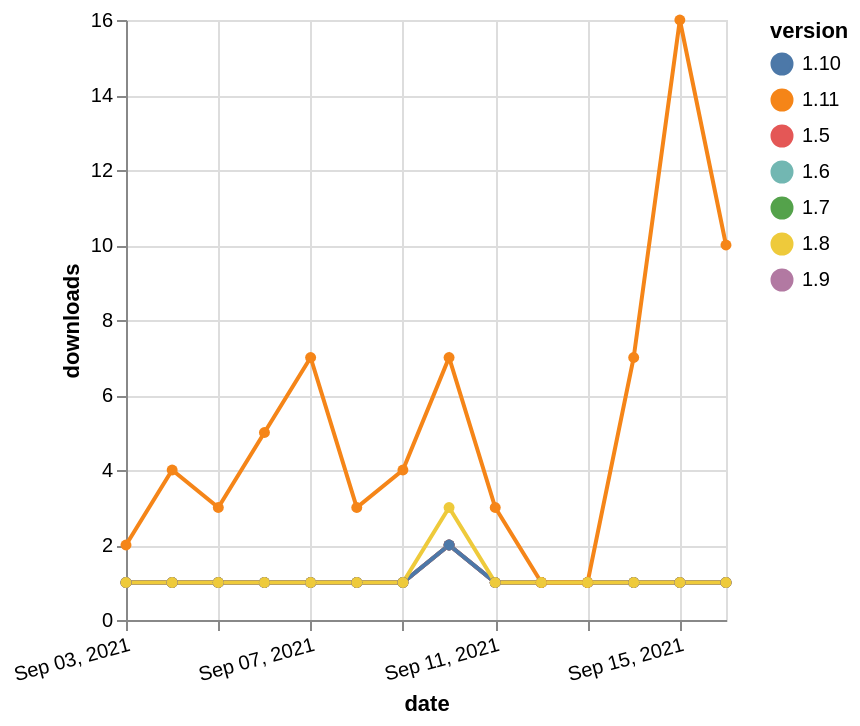

Write the Vega-Lite specification saved for this chart.
### Vega-Lite specification from a JSON file in a GitHub repository (floating-point values rounded to 4 significant figures)
{"$schema": "https://vega.github.io/schema/vega-lite/v5.json", "description": "A simple bar chart with embedded data.", "data": {"values": [{"date": "2021-09-03", "total": 916, "delta": 1, "version": "1.6"}, {"date": "2021-09-04", "total": 917, "delta": 1, "version": "1.6"}, {"date": "2021-09-05", "total": 918, "delta": 1, "version": "1.6"}, {"date": "2021-09-06", "total": 919, "delta": 1, "version": "1.6"}, {"date": "2021-09-07", "total": 920, "delta": 1, "version": "1.6"}, {"date": "2021-09-08", "total": 921, "delta": 1, "version": "1.6"}, {"date": "2021-09-09", "total": 922, "delta": 1, "version": "1.6"}, {"date": "2021-09-10", "total": 924, "delta": 2, "version": "1.6"}, {"date": "2021-09-11", "total": 925, "delta": 1, "version": "1.6"}, {"date": "2021-09-12", "total": 926, "delta": 1, "version": "1.6"}, {"date": "2021-09-13", "total": 927, "delta": 1, "version": "1.6"}, {"date": "2021-09-14", "total": 928, "delta": 1, "version": "1.6"}, {"date": "2021-09-15", "total": 929, "delta": 1, "version": "1.6"}, {"date": "2021-09-16", "total": 930, "delta": 1, "version": "1.6"}, {"date": "2021-09-03", "total": 1020, "delta": 1, "version": "1.7"}, {"date": "2021-09-04", "total": 1021, "delta": 1, "version": "1.7"}, {"date": "2021-09-05", "total": 1022, "delta": 1, "version": "1.7"}, {"date": "2021-09-06", "total": 1023, "delta": 1, "version": "1.7"}, {"date": "2021-09-07", "total": 1024, "delta": 1, "version": "1.7"}, {"date": "2021-09-08", "total": 1025, "delta": 1, "version": "1.7"}, {"date": "2021-09-09", "total": 1026, "delta": 1, "version": "1.7"}, {"date": "2021-09-10", "total": 1028, "delta": 2, "version": "1.7"}, {"date": "2021-09-11", "total": 1029, "delta": 1, "version": "1.7"}, {"date": "2021-09-12", "total": 1030, "delta": 1, "version": "1.7"}, {"date": "2021-09-13", "total": 1031, "delta": 1, "version": "1.7"}, {"date": "2021-09-14", "total": 1032, "delta": 1, "version": "1.7"}, {"date": "2021-09-15", "total": 1033, "delta": 1, "version": "1.7"}, {"date": "2021-09-16", "total": 1034, "delta": 1, "version": "1.7"}, {"date": "2021-09-03", "total": 253, "delta": 1, "version": "1.9"}, {"date": "2021-09-04", "total": 254, "delta": 1, "version": "1.9"}, {"date": "2021-09-05", "total": 255, "delta": 1, "version": "1.9"}, {"date": "2021-09-06", "total": 256, "delta": 1, "version": "1.9"}, {"date": "2021-09-07", "total": 257, "delta": 1, "version": "1.9"}, {"date": "2021-09-08", "total": 258, "delta": 1, "version": "1.9"}, {"date": "2021-09-09", "total": 259, "delta": 1, "version": "1.9"}, {"date": "2021-09-10", "total": 261, "delta": 2, "version": "1.9"}, {"date": "2021-09-11", "total": 262, "delta": 1, "version": "1.9"}, {"date": "2021-09-12", "total": 263, "delta": 1, "version": "1.9"}, {"date": "2021-09-13", "total": 264, "delta": 1, "version": "1.9"}, {"date": "2021-09-14", "total": 265, "delta": 1, "version": "1.9"}, {"date": "2021-09-15", "total": 266, "delta": 1, "version": "1.9"}, {"date": "2021-09-16", "total": 267, "delta": 1, "version": "1.9"}, {"date": "2021-09-03", "total": 1369, "delta": 1, "version": "1.5"}, {"date": "2021-09-04", "total": 1370, "delta": 1, "version": "1.5"}, {"date": "2021-09-05", "total": 1371, "delta": 1, "version": "1.5"}, {"date": "2021-09-06", "total": 1372, "delta": 1, "version": "1.5"}, {"date": "2021-09-07", "total": 1373, "delta": 1, "version": "1.5"}, {"date": "2021-09-08", "total": 1374, "delta": 1, "version": "1.5"}, {"date": "2021-09-09", "total": 1375, "delta": 1, "version": "1.5"}, {"date": "2021-09-10", "total": 1377, "delta": 2, "version": "1.5"}, {"date": "2021-09-11", "total": 1378, "delta": 1, "version": "1.5"}, {"date": "2021-09-12", "total": 1379, "delta": 1, "version": "1.5"}, {"date": "2021-09-13", "total": 1380, "delta": 1, "version": "1.5"}, {"date": "2021-09-14", "total": 1381, "delta": 1, "version": "1.5"}, {"date": "2021-09-15", "total": 1382, "delta": 1, "version": "1.5"}, {"date": "2021-09-16", "total": 1383, "delta": 1, "version": "1.5"}, {"date": "2021-09-03", "total": 223, "delta": 1, "version": "1.10"}, {"date": "2021-09-04", "total": 224, "delta": 1, "version": "1.10"}, {"date": "2021-09-05", "total": 225, "delta": 1, "version": "1.10"}, {"date": "2021-09-06", "total": 226, "delta": 1, "version": "1.10"}, {"date": "2021-09-07", "total": 227, "delta": 1, "version": "1.10"}, {"date": "2021-09-08", "total": 228, "delta": 1, "version": "1.10"}, {"date": "2021-09-09", "total": 229, "delta": 1, "version": "1.10"}, {"date": "2021-09-10", "total": 231, "delta": 2, "version": "1.10"}, {"date": "2021-09-11", "total": 232, "delta": 1, "version": "1.10"}, {"date": "2021-09-12", "total": 233, "delta": 1, "version": "1.10"}, {"date": "2021-09-13", "total": 234, "delta": 1, "version": "1.10"}, {"date": "2021-09-14", "total": 235, "delta": 1, "version": "1.10"}, {"date": "2021-09-15", "total": 236, "delta": 1, "version": "1.10"}, {"date": "2021-09-16", "total": 237, "delta": 1, "version": "1.10"}, {"date": "2021-09-03", "total": 979, "delta": 2, "version": "1.11"}, {"date": "2021-09-04", "total": 983, "delta": 4, "version": "1.11"}, {"date": "2021-09-05", "total": 986, "delta": 3, "version": "1.11"}, {"date": "2021-09-06", "total": 991, "delta": 5, "version": "1.11"}, {"date": "2021-09-07", "total": 998, "delta": 7, "version": "1.11"}, {"date": "2021-09-08", "total": 1001, "delta": 3, "version": "1.11"}, {"date": "2021-09-09", "total": 1005, "delta": 4, "version": "1.11"}, {"date": "2021-09-10", "total": 1012, "delta": 7, "version": "1.11"}, {"date": "2021-09-11", "total": 1015, "delta": 3, "version": "1.11"}, {"date": "2021-09-12", "total": 1016, "delta": 1, "version": "1.11"}, {"date": "2021-09-13", "total": 1017, "delta": 1, "version": "1.11"}, {"date": "2021-09-14", "total": 1024, "delta": 7, "version": "1.11"}, {"date": "2021-09-15", "total": 1040, "delta": 16, "version": "1.11"}, {"date": "2021-09-16", "total": 1050, "delta": 10, "version": "1.11"}, {"date": "2021-09-03", "total": 1115, "delta": 1, "version": "1.8"}, {"date": "2021-09-04", "total": 1116, "delta": 1, "version": "1.8"}, {"date": "2021-09-05", "total": 1117, "delta": 1, "version": "1.8"}, {"date": "2021-09-06", "total": 1118, "delta": 1, "version": "1.8"}, {"date": "2021-09-07", "total": 1119, "delta": 1, "version": "1.8"}, {"date": "2021-09-08", "total": 1120, "delta": 1, "version": "1.8"}, {"date": "2021-09-09", "total": 1121, "delta": 1, "version": "1.8"}, {"date": "2021-09-10", "total": 1124, "delta": 3, "version": "1.8"}, {"date": "2021-09-11", "total": 1125, "delta": 1, "version": "1.8"}, {"date": "2021-09-12", "total": 1126, "delta": 1, "version": "1.8"}, {"date": "2021-09-13", "total": 1127, "delta": 1, "version": "1.8"}, {"date": "2021-09-14", "total": 1128, "delta": 1, "version": "1.8"}, {"date": "2021-09-15", "total": 1129, "delta": 1, "version": "1.8"}, {"date": "2021-09-16", "total": 1130, "delta": 1, "version": "1.8"}]}, "width": "container", "mark": {"type": "line", "point": {"filled": true}}, "encoding": {"x": {"field": "date", "type": "temporal", "timeUnit": "yearmonthdate", "title": "date", "axis": {"labelAngle": -15}}, "y": {"field": "delta", "type": "quantitative", "title": "downloads"}, "color": {"field": "version", "type": "nominal"}, "tooltip": {"field": "delta"}}}
